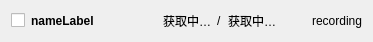
<?xml version="1.0" encoding="UTF-8"?>
<ui version="4.0">
 <class>DeviceListItem</class>
 <widget class="QWidget" name="DeviceListItem">
  <property name="geometry">
   <rect>
    <x>0</x>
    <y>0</y>
    <width>373</width>
    <height>38</height>
   </rect>
  </property>
  <property name="windowTitle">
   <string>Form</string>
  </property>
  <layout class="QGridLayout" name="gridLayout" columnstretch="0,0,0,0,0,0,0,0">
   <item row="0" column="6">
    <spacer name="horizontalSpacer_2">
     <property name="orientation">
      <enum>Qt::Horizontal</enum>
     </property>
     <property name="sizeType">
      <enum>QSizePolicy::Fixed</enum>
     </property>
     <property name="sizeHint" stdset="0">
      <size>
       <width>20</width>
       <height>20</height>
      </size>
     </property>
    </spacer>
   </item>
   <item row="0" column="5">
    <widget class="QLabel" name="timeLable">
     <property name="sizePolicy">
      <sizepolicy hsizetype="Minimum" vsizetype="Preferred">
       <horstretch>0</horstretch>
       <verstretch>0</verstretch>
      </sizepolicy>
     </property>
     <property name="text">
      <string>获取中…</string>
     </property>
    </widget>
   </item>
   <item row="0" column="2">
    <spacer name="horizontalSpacer">
     <property name="orientation">
      <enum>Qt::Horizontal</enum>
     </property>
     <property name="sizeType">
      <enum>QSizePolicy::Preferred</enum>
     </property>
     <property name="sizeHint" stdset="0">
      <size>
       <width>20</width>
       <height>20</height>
      </size>
     </property>
    </spacer>
   </item>
   <item row="0" column="7">
    <widget class="QLabel" name="statusLable">
     <property name="sizePolicy">
      <sizepolicy hsizetype="Minimum" vsizetype="Preferred">
       <horstretch>0</horstretch>
       <verstretch>0</verstretch>
      </sizepolicy>
     </property>
     <property name="minimumSize">
      <size>
       <width>60</width>
       <height>0</height>
      </size>
     </property>
     <property name="text">
      <string>recording</string>
     </property>
     <property name="alignment">
      <set>Qt::AlignRight|Qt::AlignTrailing|Qt::AlignVCenter</set>
     </property>
    </widget>
   </item>
   <item row="0" column="0">
    <widget class="QCheckBox" name="checkBox">
     <property name="text">
      <string/>
     </property>
     <property name="checked">
      <bool>false</bool>
     </property>
     <property name="tristate">
      <bool>false</bool>
     </property>
    </widget>
   </item>
   <item row="0" column="1">
    <widget class="QLabel" name="nameLabel">
     <property name="sizePolicy">
      <sizepolicy hsizetype="Expanding" vsizetype="Preferred">
       <horstretch>0</horstretch>
       <verstretch>0</verstretch>
      </sizepolicy>
     </property>
     <property name="font">
      <font>
       <weight>75</weight>
       <bold>true</bold>
      </font>
     </property>
     <property name="text">
      <string>nameLabel</string>
     </property>
    </widget>
   </item>
   <item row="0" column="3">
    <widget class="QLabel" name="batteryLabel">
     <property name="sizePolicy">
      <sizepolicy hsizetype="Minimum" vsizetype="Preferred">
       <horstretch>0</horstretch>
       <verstretch>0</verstretch>
      </sizepolicy>
     </property>
     <property name="text">
      <string>获取中…</string>
     </property>
    </widget>
   </item>
   <item row="0" column="4">
    <widget class="QLabel" name="slashLabel">
     <property name="text">
      <string>/</string>
     </property>
    </widget>
   </item>
  </layout>
 </widget>
 <resources/>
 <connections/>
</ui>
